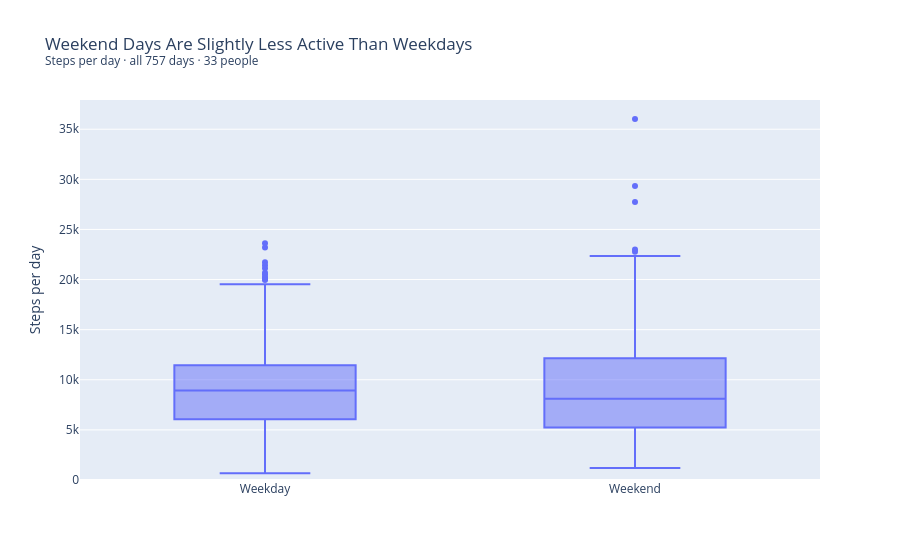

Here is the notebook cell this chart was saved with:
### Code cell
daily["day_type"] = daily["is_weekend"].map({False: "Weekday", True: "Weekend"})
print(daily.groupby("day_type")["steps"].agg(["size", "median"]))

fig = px.box(daily, x="day_type", y="steps", points="outliers",
             title="Weekend Days Are Slightly Less Active Than Weekdays"
                   "<br><sup>Steps per day · all 757 days · 33 people</sup>",
             labels={"day_type": "", "steps": "Steps per day"})
fig.update_yaxes(rangemode="tozero")
fig.show()

### Figure 1 — Plotly figure (JSON) as saved in the notebook; plotly's stock layout.template omitted (floating-point values rounded to 4 significant figures; data arrays with more than 128 entries replaced by an {"elided": "..."} marker saying what was removed)
{"data": [{"alignmentgroup": "True", "boxpoints": "outliers", "hovertemplate": "=%{x}<br>Steps per day=%{y}<extra></extra>", "legendgroup": "", "marker": {"color": "#636efa"}, "name": "", "notched": false, "offsetgroup": "", "orientation": "v", "showlegend": false, "type": "box", "x": {"elided": "757 str values"}, "x0": " ", "xaxis": "x", "y": {"elided": "757 int values"}, "y0": " ", "yaxis": "y"}], "layout": {"boxmode": "group", "legend": {"tracegroupgap": 0}, "title": {"text": "Weekend Days Are Slightly Less Active Than Weekdays<br><sup>Steps per day · all 757 days · 33 people</sup>"}, "xaxis": {"anchor": "y", "domain": [0, 1], "title": {"text": ""}}, "yaxis": {"anchor": "x", "domain": [0, 1], "rangemode": "tozero", "title": {"text": "Steps per day"}}}}
